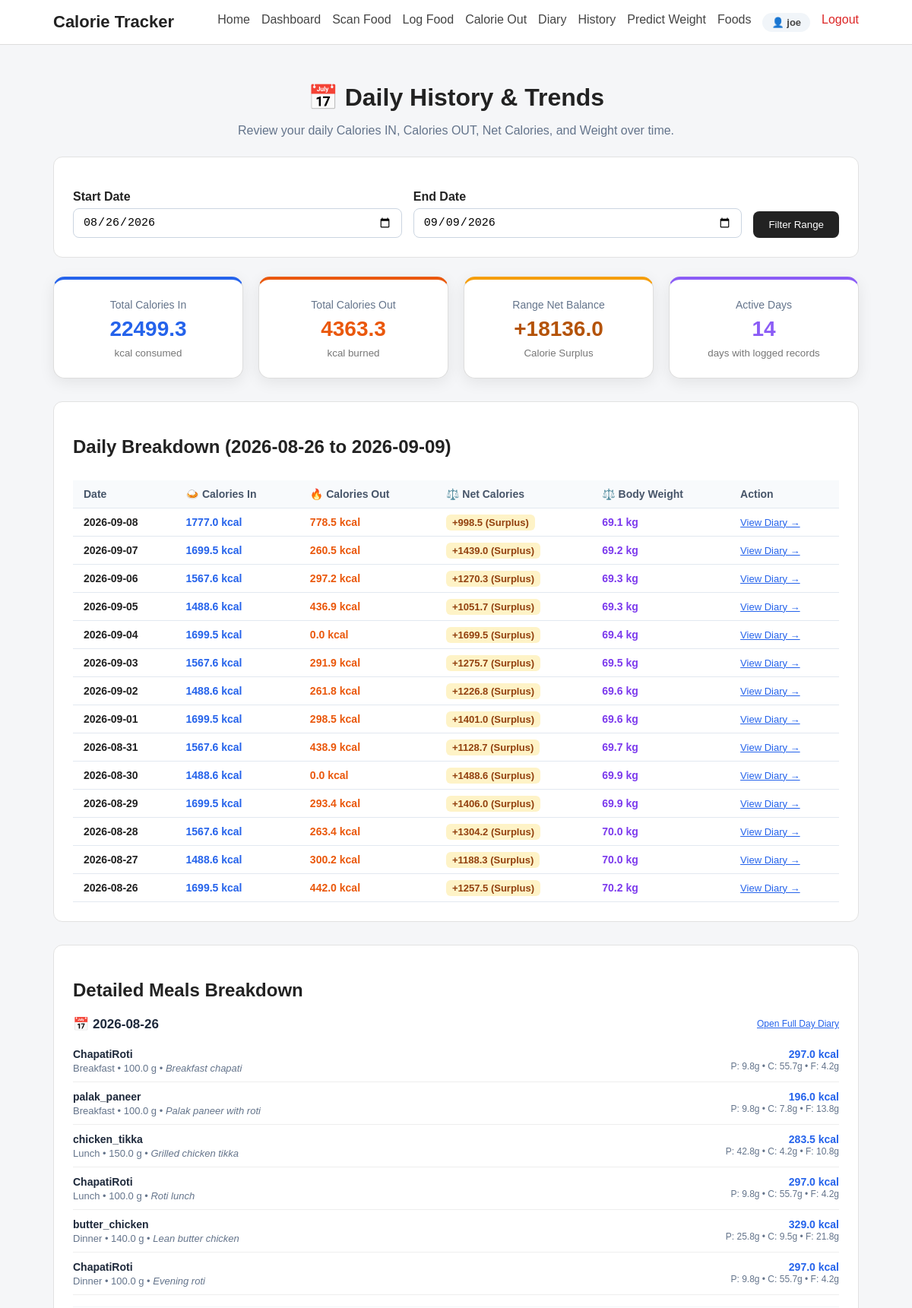
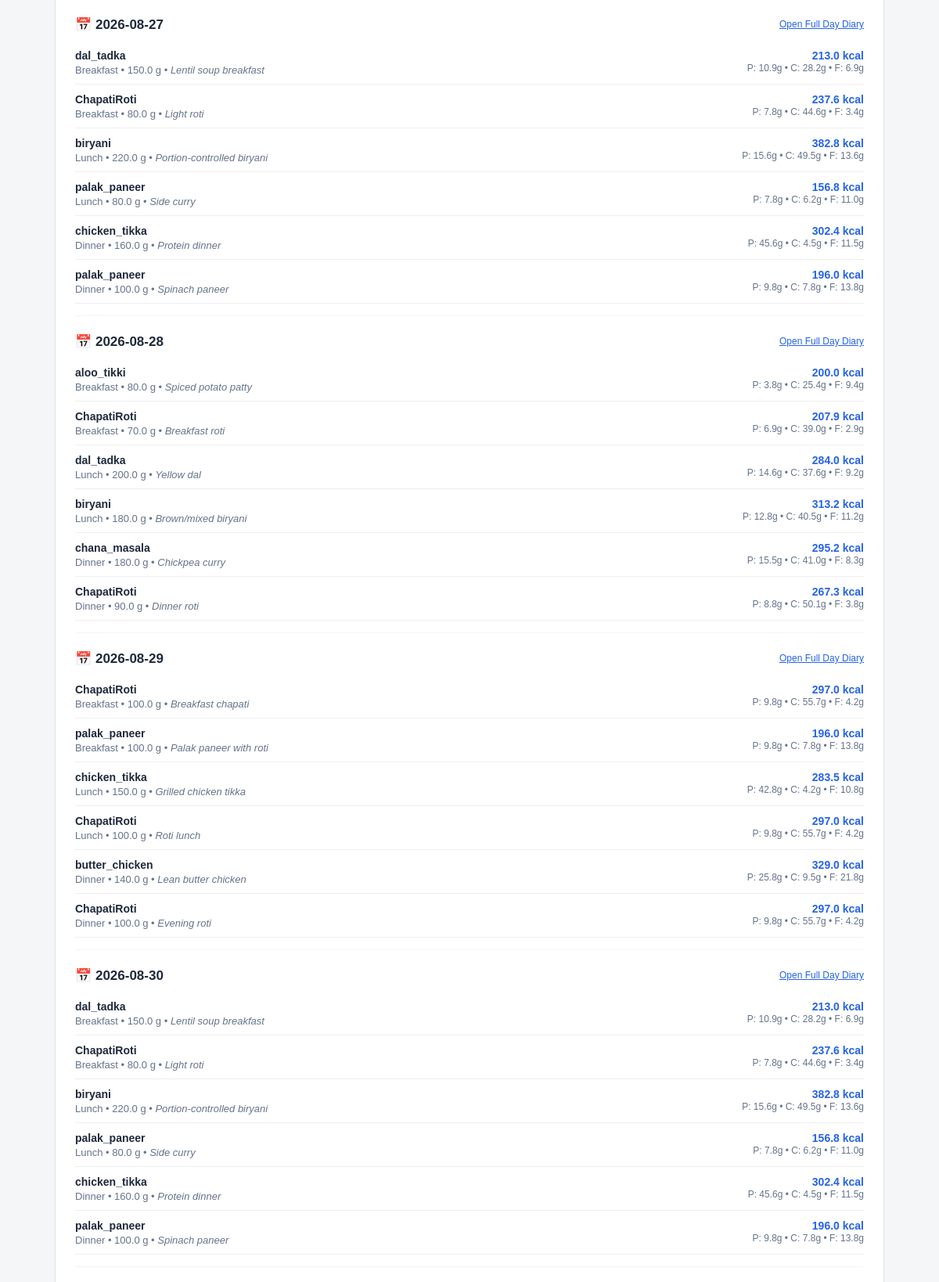
Screenshot of /history (signed in, upper part) with the database file from the repository (2 pictures, top to bottom).
### tables this page shows
CREATE TABLE users (
            id INTEGER PRIMARY KEY AUTOINCREMENT,
            username TEXT NOT NULL,
            email TEXT NOT NULL UNIQUE,
            password_hash TEXT NOT NULL,
            created_at TIMESTAMP DEFAULT CURRENT_TIMESTAMP
        );

CREATE TABLE calorie_in_records (
            id INTEGER PRIMARY KEY AUTOINCREMENT,
            user_id INTEGER NOT NULL,
            dish_name TEXT NOT NULL,
            quantity REAL NOT NULL,
            meal_type TEXT,
            calories REAL DEFAULT 0.0,
            carbohydrates REAL DEFAULT 0.0,
            protein REAL DEFAULT 0.0,
            fats REAL DEFAULT 0.0,
            free_sugar REAL DEFAULT 0.0,
            fibre REAL DEFAULT 0.0,
            sodium REAL DEFAULT 0.0,
            calcium REAL DEFAULT 0.0,
            iron REAL DEFAULT 0.0,
            vitamin_c REAL DEFAULT 0.0,
            folate REAL DEFAULT 0.0,
            notes TEXT DEFAULT '',
            recorded_date TEXT NOT NULL,
            recorded_time TEXT,
            created_at TIMESTAMP DEFAULT CURRENT_TIMESTAMP,
            FOREIGN KEY (user_id) REFERENCES users(id) ON DELETE CASCADE
        );

### app.py (the view)
@app.route(
    "/history",
    methods=["GET", "POST"]
)
@login_required
def history():
    user_id = session.get("user_id")
    if request.method == "POST":
        start_date = request.form.get("start_date", "").strip()
        end_date = request.form.get("end_date", "").strip()
    else:
        start_date = request.args.get("start_date", "").strip()
        end_date = request.args.get("end_date", "").strip()
    today = datetime.now()
    if not start_date and not end_date:
        end_date = today.strftime("%Y-%m-%d")
        start_date = (today - timedelta(days=14)).strftime("%Y-%m-%d")
    elif not start_date:
        start_date = (today - timedelta(days=14)).strftime("%Y-%m-%d")
    elif not end_date:
        end_date = today.strftime("%Y-%m-%d")
    try:
        start = datetime.strptime(start_date, "%Y-%m-%d")
        end = datetime.strptime(end_date, "%Y-%m-%d")
    except ValueError:
        flash("Please enter valid dates (YYYY-MM-DD).", "error")
        return redirect(url_for("history"))
    if start > end:
        flash("Start date must be before or equal to end date.", "error")
        return redirect(url_for("history"))
    daily_history = get_user_history_daily(user_id, start_date, end_date, order="DESC")
    entries = get_diary_range_user(user_id, start_date, end_date)
    grouped = group_by_date(entries)
    totals = calculate_totals(entries)
    total_in = float(totals.get("Calories (kcal)", 0.0))
    total_burned = float(sum(d["calories_out"] for d in daily_history))
    total_net = round(total_in - total_burned, 1)
    return render_template(
        "history.html",
        entries=entries,
        grouped=grouped,
        totals=totals,
        daily_history=daily_history,
        total_in=round(total_in, 1),
        total_burned=round(total_burned, 1),
        total_net=total_net,
        start_date=start_date,
        end_date=end_date
    )

### templates/history.html (shortened to what this page needs)
{% extends "base.html" %}
{% block content %}
<div class="page-header" style="text-align: center; margin-bottom: 25px;">
    <h1>📅 Daily History &amp; Trends</h1>
    <p style="color: #64748b;">
        Review your daily Calories IN, Calories OUT, Net Calories, and Weight over time.
    </p>
</div>
<div class="card" style="margin-bottom: 25px;">
    <form method="GET" action="{{ url_for('history') }}" style="display: flex; flex-wrap: wrap; gap: 15px; align-items: flex-end; justify-content: space-between;">
        <div style="flex: 1; min-width: 180px;">
            <label for="start_date" style="font-weight: 600; display: block; margin-bottom: 6px;">Start Date</label>
            <input
                type="date"
                id="start_date"
                name="start_date"
                value="{{ start_date }}"
                style="width: 100%; padding: 9px 12px; border: 1px solid #cbd5e1; border-radius: 8px;"
                required
            >
        </div>
        <div style="flex: 1; min-width: 180px;">
            <label for="end_date" style="font-weight: 600; display: block; margin-bottom: 6px;">End Date</label>
            <input
                type="date"
                id="end_date"
                name="end_date"
                value="{{ end_date }}"
                style="width: 100%; padding: 9px 12px; border: 1px solid #cbd5e1; border-radius: 8px;"
                required
            >
        </div>
        <div style="display: flex; gap: 8px;">
            <button type="submit" class="button" style="margin: 0; padding: 10px 20px;">
                Filter Range
            </button>
        </div>
    </form>
</div>
<div class="summary-grid" style="margin-bottom: 30px;">
    <div class="summary-card" style="border-top: 4px solid #2563eb;">
        <span style="color: #64748b; font-size: 14px;">Total Calories In</span>
        <strong style="color: #2563eb; font-size: 28px; margin: 8px 0;">
            {{ "%.1f"|format(total_in) }}
        </strong>
        <small>kcal consumed</small>
    </div>
    <div class="summary-card" style="border-top: 4px solid #ea580c;">
        <span style="color: #64748b; font-size: 14px;">Total Calories Out</span>
        <strong style="color: #ea580c; font-size: 28px; margin: 8px 0;">
            {{ "%.1f"|format(total_burned) }}
        </strong>
        <small>kcal burned</small>
    </div>
    <div class="summary-card" style="border-top: 4px solid {% if total_net > 0 %}#f59e0b{% elif total_net < 0 %}#10b981{% else %}#64748b{% endif %};">
        <span style="color: #64748b; font-size: 14px;">Range Net Balance</span>
        <strong style="color: {% if total_net > 0 %}#b45309{% elif total_net < 0 %}#047857{% else %}#334155{% endif %}; font-size: 28px; margin: 8px 0;">
            {{ "%+.1f"|format(total_net) }}
        </strong>
        <small>
            {% if total_net > 0 %}
                Calorie Surplus
            {% elif total_net < 0 %}
                Calorie Deficit
            {% else %}
                Balanced
            {% endif %}
        </small>
    </div>
    <div class="summary-card" style="border-top: 4px solid #8b5cf6;">
        <span style="color: #64748b; font-size: 14px;">Active Days</span>
        <strong style="color: #8b5cf6; font-size: 28px; margin: 8px 0;">
            {{ daily_history|length }}
        </strong>
        <small>days with logged records</small>
    </div>
</div>
<div class="card" style="margin-bottom: 30px;">
    <h2>Daily Breakdown ({{ start_date }} to {{ end_date }})</h2>
    {% if daily_history %}
        <div style="overflow-x: auto;">
            <table class="styled-table">
                <thead>
                    <tr>
                        <th>Date</th>
                        <th>🍛 Calories In</th>
                        <th>🔥 Calories Out</th>
                        <th>⚖️ Net Calories</th>
                        <th>⚖️ Body Weight</th>
                        <th>Action</th>
                    </tr>
                </thead>
                <tbody>
                    {% for row in daily_history %}
                    <tr>
                        <td><strong>{{ row.date }}</strong></td>
                        <td style="color: #2563eb; font-weight: 600;">
                            {{ "%.1f"|format(row.calories_in) }} kcal
                        </td>
                        <td style="color: #ea580c; font-weight: 600;">
                            {{ "%.1f"|format(row.calories_out) }} kcal
                        </td>
                        <td>
                            {% if row.net_calories > 0 %}
                                <span style="background: #fef3c7; color: #92400e; padding: 3px 8px; border-radius: 6px; font-weight: 600; font-size: 13px;">
                                    +{{ "%.1f"|format(row.net_calories) }} (Surplus)
                                </span>
                            {% elif row.net_calories < 0 %}
                                <span style="background: #d1fae5; color: #065f46; padding: 3px 8px; border-radius: 6px; font-weight: 600; font-size: 13px;">
                                    {{ "%.1f"|format(row.net_calories) }} (Deficit)
                                </span>
                            {% else %}
                                <span style="background: #f1f5f9; color: #475569; padding: 3px 8px; border-radius: 6px; font-weight: 600; font-size: 13px;">
                                    0.0 (Balanced)
                                </span>
                            {% endif %}
                        </td>
                        <td>
                            {% if row.weight_kg is not none %}
                                <strong style="color: #7c3aed;">{{ "%.1f"|format(row.weight_kg) }} kg</strong>
                            {% else %}
                                <span style="color: #94a3b8;">--</span>
                            {% endif %}
                        </td>
                        <td>
                            <a href="{{ url_for('diary_date', date=row.date) }}" style="color: #2563eb; font-size: 13px; text-decoration: underline;">
                                View Diary &rarr;
                            </a>
                        </td>
                    </tr>
                    {% endfor %}
                </tbody>
            </table>
        </div>
    {% else %}
        <p class="empty-message" style="padding: 30px 20px;">
            No food or exercise entries found between {{ start_date }} and {{ end_date }}.
        </p>
    {% endif %}
</div>
{% if grouped %}
<div class="card">
    <h2>Detailed Meals Breakdown</h2>
    {% for date_key, date_entries in grouped.items() %}
    <div style="margin-bottom: 22px; border-bottom: 1px solid #f1f5f9; padding-bottom: 15px;">
        <div style="display: flex; justify-content: space-between; align-items: center; margin-bottom: 10px;">
            <h3 style="margin: 0; font-size: 17px; color: #1e293b;">
                📅 {{ date_key }}
            </h3>
            <a href="{{ url_for('diary_date', date=date_key) }}" style="font-size: 12px; color: #2563eb; text-decoration: underline;">
                Open Full Day Diary
            </a>
        </div>
        {% for entry in date_entries %}
        <div class="diary-entry" style="padding: 10px 0;">
            <div>
                <strong style="color: #1e293b; font-size: 14px;">{{ entry.dish_name }}</strong>
                <p style="margin: 2px 0 0; color: #64748b; font-size: 13px;">
                    {{ entry.meal_type|capitalize }} &bull; {{ entry.weight }} g
                    {% if entry.notes %} &bull; <em>{{ entry.notes }}</em>{% endif %}
                </p>
            </div>
            <div style="text-align: right;">
                <strong style="color: #2563eb; font-size: 14px;">
                    {{ "%.1f"|format(entry.nutrition["Calories (kcal)"]) }} kcal
                </strong>
                <small style="display: block; color: #64748b; font-size: 12px;">
                    P: {{ "%.1f"|format(entry.nutrition["Protein (g)"]) }}g &bull;
                    C: {{ "%.1f"|format(entry.nutrition["Carbohydrates (g)"]) }}g &bull;
                    F: {{ "%.1f"|format(entry.nutrition["Fats (g)"]) }}g
                </small>
            </div>
        </div>
        {% endfor %}
    </div>
    {% endfor %}
</div>
{% endif %}
{% endblock %}

### templates/base.html (shortened to what this page needs)
<!DOCTYPE html>
<html lang="en">
<head>
    <link
        rel="stylesheet"
        href="{{ url_for('static', filename='css/style.css') }}"
    >
</head>
<body>
<nav class="navbar">
    <div class="nav-container">
        <a
            href="{{ url_for('home') }}"
            class="logo"
        >
            Calorie Tracker
        </a>
        <div class="nav-links">
            <a href="{{ url_for('home') }}">
                Home
            </a>
            {% if logged_in %}
                <a href="{{ url_for('dashboard') }}">
                    Dashboard
                </a>
                <a href="{{ url_for('food_scan') }}">
                    Scan Food
                </a>
                <a href="{{ url_for('log_food') }}">
                    Log Food
                </a>
                <a href="{{ url_for('calorie_out') }}">
                    Calorie Out
                </a>
                <a href="{{ url_for('diary') }}">
                    Diary
                </a>
                <a href="{{ url_for('history') }}">
                    History
                </a>
                <a href="{{ url_for('predict_weight') }}">
                    Predict Weight
                </a>
                <a href="{{ url_for('foods') }}">
                    Foods
                </a>
                <a href="{{ url_for('profile') }}" class="nav-user-badge">
                    👤 {{ current_user['username'] if current_user else 'Profile' }}
                </a>
                <a href="{{ url_for('logout') }}" class="nav-link-logout">
                    Logout
                </a>
            {% endif %}
        </div>
    </div>
</nav>
<main class="container">
    {% block content %}
    {% endblock %}
</main>
</body>
</html>

### rows the page displays
users: username "joe"
calorie_in_records: recorded_date "2026-08-26", dish_name "ChapatiRoti", meal_type "Breakfast", weight "100.0", notes "Breakfast chapati", calories "297.0", protein "9.8", carbohydrates "55.7", fats "4.2"
calorie_in_records: dish_name "palak_paneer", meal_type "Breakfast", weight "100.0", notes "Palak paneer with roti", calories "196.0", protein "9.8", carbohydrates "7.8", fats "13.8"
calorie_in_records: dish_name "chicken_tikka", meal_type "Lunch", weight "150.0", notes "Grilled chicken tikka", calories "283.5", protein "42.8", carbohydrates "4.2", fats "10.8"
calorie_in_records: dish_name "ChapatiRoti", meal_type "Lunch", weight "100.0", notes "Roti lunch", calories "297.0", protein "9.8", carbohydrates "55.7", fats "4.2"
calorie_in_records: dish_name "butter_chicken", meal_type "Dinner", weight "140.0", notes "Lean butter chicken", calories "329.0", protein "25.8", carbohydrates "9.5", fats "21.8"
calorie_in_records: dish_name "ChapatiRoti", meal_type "Dinner", weight "100.0", notes "Evening roti", calories "297.0", protein "9.8", carbohydrates "55.7", fats "4.2"
calorie_in_records: recorded_date "2026-08-27", dish_name "dal_tadka", meal_type "Breakfast", weight "150.0", notes "Lentil soup breakfast", calories "213.0", protein "10.9", carbohydrates "28.2", fats "6.9"
calorie_in_records: dish_name "ChapatiRoti", meal_type "Breakfast", weight "80.0", notes "Light roti", calories "237.6", protein "7.8", carbohydrates "44.6", fats "3.4"
calorie_in_records: dish_name "biryani", meal_type "Lunch", weight "220.0", notes "Portion-controlled biryani", calories "382.8", protein "15.6", carbohydrates "49.5", fats "13.6"
calorie_in_records: dish_name "palak_paneer", meal_type "Lunch", weight "80.0", notes "Side curry", calories "156.8", protein "7.8", carbohydrates "6.2", fats "11.0"
calorie_in_records: dish_name "chicken_tikka", meal_type "Dinner", weight "160.0", notes "Protein dinner", calories "302.4", protein "45.6", carbohydrates "4.5", fats "11.5"
calorie_in_records: dish_name "palak_paneer", meal_type "Dinner", weight "100.0", notes "Spinach paneer", calories "196.0", protein "9.8", carbohydrates "7.8", fats "13.8"
calorie_in_records: recorded_date "2026-08-28", dish_name "aloo_tikki", meal_type "Breakfast", weight "80.0", notes "Spiced potato patty", calories "200.0", protein "3.8", carbohydrates "25.4", fats "9.4"
calorie_in_records: dish_name "ChapatiRoti", meal_type "Breakfast", weight "70.0", notes "Breakfast roti", calories "207.9", protein "6.9", carbohydrates "39.0", fats "2.9"
calorie_in_records: dish_name "dal_tadka", meal_type "Lunch", weight "200.0", notes "Yellow dal", calories "284.0", protein "14.6", carbohydrates "37.6", fats "9.2"
calorie_in_records: dish_name "biryani", meal_type "Lunch", weight "180.0", notes "Brown/mixed biryani", calories "313.2", protein "12.8", carbohydrates "40.5", fats "11.2"
calorie_in_records: dish_name "chana_masala", meal_type "Dinner", weight "180.0", notes "Chickpea curry", calories "295.2", protein "15.5", carbohydrates "41.0", fats "8.3"
calorie_in_records: dish_name "ChapatiRoti", meal_type "Dinner", weight "90.0", notes "Dinner roti", calories "267.3", protein "8.8", carbohydrates "50.1", fats "3.8"
calorie_in_records: recorded_date "2026-08-29", dish_name "ChapatiRoti", meal_type "Breakfast", weight "100.0", notes "Breakfast chapati", calories "297.0", protein "9.8", carbohydrates "55.7", fats "4.2"
calorie_in_records: dish_name "palak_paneer", meal_type "Breakfast", weight "100.0", notes "Palak paneer with roti", calories "196.0", protein "9.8", carbohydrates "7.8", fats "13.8"
calorie_in_records: dish_name "chicken_tikka", meal_type "Lunch", weight "150.0", notes "Grilled chicken tikka", calories "283.5", protein "42.8", carbohydrates "4.2", fats "10.8"
calorie_in_records: dish_name "ChapatiRoti", meal_type "Lunch", weight "100.0", notes "Roti lunch", calories "297.0", protein "9.8", carbohydrates "55.7", fats "4.2"
calorie_in_records: dish_name "butter_chicken", meal_type "Dinner", weight "140.0", notes "Lean butter chicken", calories "329.0", protein "25.8", carbohydrates "9.5", fats "21.8"
calorie_in_records: dish_name "ChapatiRoti", meal_type "Dinner", weight "100.0", notes "Evening roti", calories "297.0", protein "9.8", carbohydrates "55.7", fats "4.2"
calorie_in_records: recorded_date "2026-08-30", dish_name "dal_tadka", meal_type "Breakfast", weight "150.0", notes "Lentil soup breakfast", calories "213.0", protein "10.9", carbohydrates "28.2", fats "6.9"
calorie_in_records: dish_name "ChapatiRoti", meal_type "Breakfast", weight "80.0", notes "Light roti", calories "237.6", protein "7.8", carbohydrates "44.6", fats "3.4"
calorie_in_records: dish_name "biryani", meal_type "Lunch", weight "220.0", notes "Portion-controlled biryani", calories "382.8", protein "15.6", carbohydrates "49.5", fats "13.6"
calorie_in_records: dish_name "palak_paneer", meal_type "Lunch", weight "80.0", notes "Side curry", calories "156.8", protein "7.8", carbohydrates "6.2", fats "11.0"
calorie_in_records: dish_name "chicken_tikka", meal_type "Dinner", weight "160.0", notes "Protein dinner", calories "302.4", protein "45.6", carbohydrates "4.5", fats "11.5"
calorie_in_records: dish_name "palak_paneer", meal_type "Dinner", weight "100.0", notes "Spinach paneer", calories "196.0", protein "9.8", carbohydrates "7.8", fats "13.8"

### other values shown
{{ "%.1f"|format(total_in) }} "22499.3"
{{ "%.1f"|format(total_burned) }} "4363.3"
{{ "%+.1f"|format(total_net) }} "+18136.0"
{{ daily_history|length }} "14"
{{ start_date }} "2026-08-26"
{{ end_date }} "2026-09-09"
{{ row.date }} "2026-09-08" "2026-09-07" "2026-09-06" "2026-09-05" "2026-09-04" "2026-09-03" "2026-09-02" "2026-09-01" "2026-08-31" "2026-08-30" "2026-08-29" "2026-08-28" "2026-08-27" "2026-08-26"
{{ "%.1f"|format(row.calories_in) }} "1777.0" "1699.5" "1567.6" "1488.6" "1699.5" "1567.6" "1488.6" "1699.5" "1567.6" "1488.6" "1699.5" "1567.6" "1488.6" "1699.5"
{{ "%.1f"|format(row.calories_out) }} "778.5" "260.5" "297.2" "436.9" "0.0" "291.9" "261.8" "298.5" "438.9" "0.0" "293.4" "263.4" "300.2" "442.0"
{{ "%.1f"|format(row.net_calories) }} "998.5" "1439.0" "1270.3" "1051.7" "1699.5" "1275.7" "1226.8" "1401.0" "1128.7" "1488.6" "1406.0" "1304.2" "1188.3" "1257.5"
{{ "%.1f"|format(row.weight_kg) }} "69.1" "69.2" "69.3" "69.3" "69.4" "69.5" "69.6" "69.6" "69.7" "69.9" "69.9" "70.0" "70.0" "70.2"
